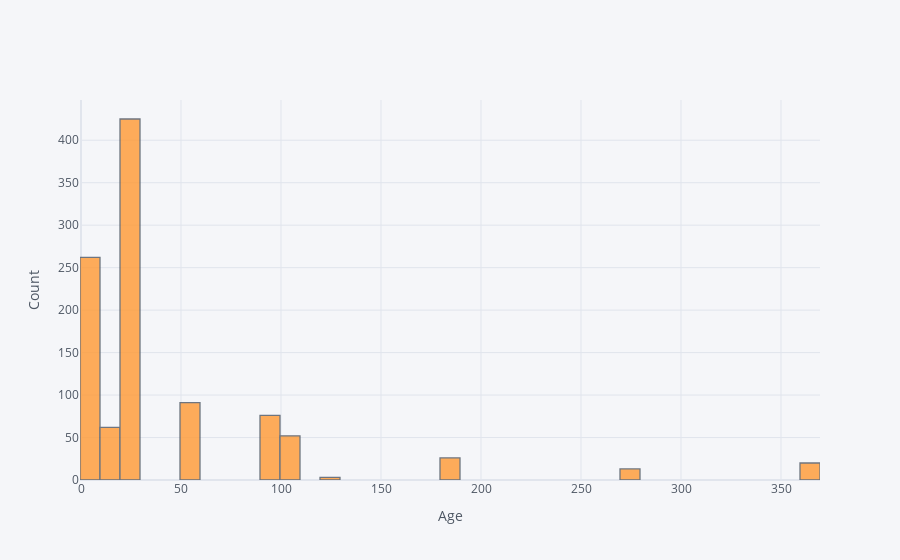

Here is the notebook cell this chart was saved with:
### Code cell
ds[['Age']].iplot(kind='hist', yTitle='Count',xTitle='Age')

### Figure 1 — Plotly figure (JSON) as saved in the notebook; plotly's stock layout.template omitted (floating-point values rounded to 4 significant figures; data arrays with more than 128 entries replaced by an {"elided": "..."} marker saying what was removed)
{"data": [{"histfunc": "count", "histnorm": "", "marker": {"color": "rgba(255, 153, 51, 1.0)", "line": {"color": "#4D5663", "width": 1.3}}, "name": "Age", "opacity": 0.8, "orientation": "v", "type": "histogram", "x": {"elided": "1030 int values"}}], "layout": {"barmode": "overlay", "legend": {"bgcolor": "#F5F6F9", "font": {"color": "#4D5663"}}, "paper_bgcolor": "#F5F6F9", "plot_bgcolor": "#F5F6F9", "title": {"font": {"color": "#4D5663"}}, "xaxis": {"gridcolor": "#E1E5ED", "showgrid": true, "tickfont": {"color": "#4D5663"}, "title": {"font": {"color": "#4D5663"}, "text": "Age"}, "zerolinecolor": "#E1E5ED"}, "yaxis": {"gridcolor": "#E1E5ED", "showgrid": true, "tickfont": {"color": "#4D5663"}, "title": {"font": {"color": "#4D5663"}, "text": "Count"}, "zerolinecolor": "#E1E5ED"}}}
